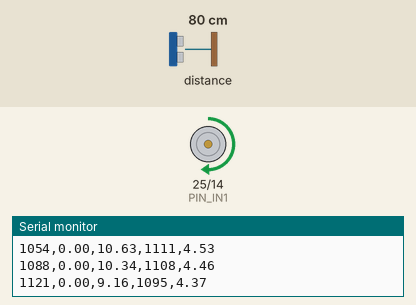
Recording of a sketch running on a simulated ESP32. Shown: motor-driver pin pairs drawn as motors (green arrow = first pin HIGH = forward, orange = second pin HIGH = backward, longer = more drive, scaled by the enable pin), the last lines printed to the serial monitor. The inputs (shaded band) are chosen by the test bench; at power-on: distance to the obstacle 80 cm.

Above: at 6.3 s.
6.4 s: distance to the obstacle set to 81 cm
At 6.82 s:
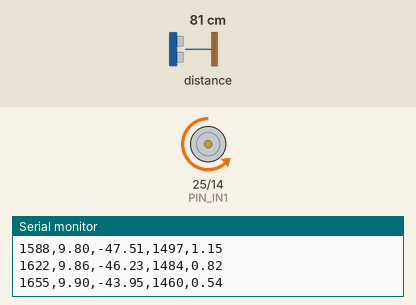
9.4 s: distance to the obstacle set to 2 cm
At 10.0 s:
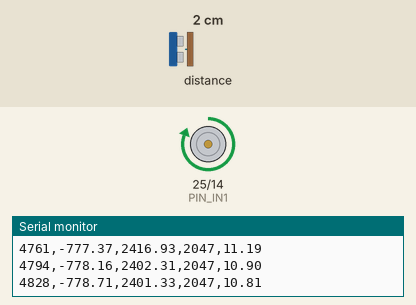
Timing chart, 0 to 36.6 s (numbered marks = the images above; inputs shaded):
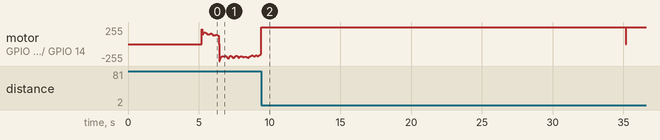

The sketch:

tcc.ino
```cpp
#include "sinal.h"
#include <Arduino.h>
#include <Wire.h>
#include <Adafruit_VL53L0X.h>

// controle de impressão
bool imprimindo = false;
unsigned long inicioTeste = 0;
const unsigned long TEMPO_TESTE = 30000;

// sensor
Adafruit_VL53L0X lox = Adafruit_VL53L0X();

// ponte h
const int PIN_IN1 = 25;
const int PIN_IN2 = 14;
const int PIN_ENA = 33;

// pwm
const int frequenciaPWM = 500;
const int resolucaoPWM = 11;
int pwmReal = 0;

// i2c
const int PIN_SDA = 21;
const int PIN_SCL = 22;

// posição
float posicaoAtual = 0.0;
float posicaoInicialZero = 0.0;
float posicaoFiltrada = 0.0;

// filtro
const float ALPHA_FILTRO = 0.3;

// pid
float Kp = 3.0;
float Ki = 0.1;
float Kd = 0.0;

float erroAnterior = 0.0;
float integral = 0.0;

const float LIMITE_INTEGRAL = 100.0;

// pwm útil do motor
const int PWM_MINIMO = 1000;
const int PWM_MAX = 2047;

// tolerância
const float ZONA_MORTA = 1.0;

// tempo do loop
unsigned long ultimoTempoLoop = 0;
const unsigned long INTERVALO_SISTEMA = 20;

// referência
int indiceReferencia = 0;
float referenciaAtual = 0.0;
int tam_referencia = TAMANHO_SINAL;

void setup() {

    Serial.begin(115200);

    Wire.begin(PIN_SDA, PIN_SCL);

    configurarPinos();
    configurarPWM_ESP32();

    inicializarLaser();

    calibrarPosicaoInicial();

    ultimoTempoLoop = millis();

    imprimindo = true;
    inicioTeste = millis();

    Serial.println("Tempo_ms,Posicao_mm,Controle,PWM_Real,Referencia_mm");
}

void loop() {

    unsigned long tempoAtual = millis();

    // loop fixo em 20 ms
    if (tempoAtual - ultimoTempoLoop >= INTERVALO_SISTEMA) {

        ultimoTempoLoop = tempoAtual;

        atualizarReferencia();

        processarPID(tempoAtual);
    }
}

void configurarPinos() {

    pinMode(PIN_IN1, OUTPUT);
    pinMode(PIN_IN2, OUTPUT);

    digitalWrite(PIN_IN1, LOW);
    digitalWrite(PIN_IN2, LOW);
}

void configurarPWM_ESP32() {

    ledcAttach(PIN_ENA, frequenciaPWM, resolucaoPWM);

    ledcWrite(PIN_ENA, 0);
}

void inicializarLaser() {

    delay(100);

    if (!lox.begin()) {

        while (1);
    }

    // leitura em 20 ms
    lox.setMeasurementTimingBudgetMicroSeconds(20000);
}

void calibrarPosicaoInicial() {

    pararMotor();

    float soma = 0;
    int amostras = 0;

    unsigned long start = millis();

    // média inicial
    while (millis() - start < 5000) {

        VL53L0X_RangingMeasurementData_t measure;

        lox.rangingTest(&measure, false);

        if (measure.RangeStatus != 4) {

            soma += measure.RangeMilliMeter;

            amostras++;
        }

        delay(20);
    }

    posicaoInicialZero =
        (amostras > 0) ?
        (soma / amostras) :
        0;

    posicaoFiltrada = 0;
}

void atualizarReferencia() {

    if (tam_referencia > 0) {

        referenciaAtual =
            sinal_referencia[indiceReferencia] * 1.0;

        indiceReferencia =
            (indiceReferencia + 1) % tam_referencia;
    }
}

void processarPID(unsigned long tempoAtual) {

    float dt = 0.02;

    VL53L0X_RangingMeasurementData_t measure;

    lox.rangingTest(&measure, false);

    if (measure.RangeStatus != 4) {

        // posição relativa ao zero
        float leituraBruta =
            measure.RangeMilliMeter - posicaoInicialZero;

        // filtro
        posicaoFiltrada =
            (ALPHA_FILTRO * leituraBruta) +
            ((1.0 - ALPHA_FILTRO) * posicaoFiltrada);

        posicaoAtual = posicaoFiltrada;

        // erro
        float erro =
            referenciaAtual - posicaoAtual;

        // pid
        float controle =
            calcularPID(erro, dt);

        // motor
        acionarMotor(controle, erro);

        // serial
        if (imprimindo) {

            unsigned long tempoRelativo =
                millis() - inicioTeste;

            Serial.print(tempoRelativo);
            Serial.print(",");

            Serial.print(posicaoAtual);
            Serial.print(",");

            Serial.print(controle);
            Serial.print(",");

            Serial.print(pwmReal);
            Serial.print(",");

            Serial.println(referenciaAtual);

            if (tempoRelativo >= TEMPO_TESTE) {

                imprimindo = false;

                pararMotor();
            }
        }

    } else {

        pararMotor();
    }
}

float calcularPID(float erro, float dt) {

    // proporcional
    float P = Kp * erro;

    // integral
    integral += erro * dt;

    integral =
        constrain(
            integral,
            -LIMITE_INTEGRAL,
            LIMITE_INTEGRAL
        );

    float I = Ki * integral;

    // derivativo
    float D =
        (erro - erroAnterior) / dt;

    erroAnterior = erro;

    return P + I + D;
}

void acionarMotor(float sinalControle, float erro) {

    // zona morta
    if (abs(erro) < ZONA_MORTA) {

        pararMotor();

        return;
    }

    // módulo do controle
    float absControle =
        abs(sinalControle);

    absControle =
        constrain(
            absControle,
            0.0,
            100.0
        );

    // conversão pra pwm
    int pwmValue =
        PWM_MINIMO +
        (int)(
            (absControle / 100.0) *
            (PWM_MAX - PWM_MINIMO)
        );

    pwmValue =
        constrain(
            pwmValue,
            PWM_MINIMO,
            PWM_MAX
        );

    pwmReal = pwmValue;

    // direção
    if (sinalControle > 0) {

        moverFrente(pwmValue);

    } else {

        moverTras(pwmValue);
    }
}

void moverFrente(int velocidade) {

    digitalWrite(PIN_IN1, HIGH);
    digitalWrite(PIN_IN2, LOW);

    ledcWrite(PIN_ENA, velocidade);
}

void moverTras(int velocidade) {

    digitalWrite(PIN_IN1, LOW);
    digitalWrite(PIN_IN2, HIGH);

    ledcWrite(PIN_ENA, velocidade);
}

void pararMotor() {

    digitalWrite(PIN_IN1, LOW);
    digitalWrite(PIN_IN2, LOW);

    ledcWrite(PIN_ENA, 0);

    pwmReal = 0;
}
```

Source omitted: sinal.h (19014 bytes)

Measured:
- the behaviour switches between 80 and 81 cm on distance to the obstacle (found by bisection; images 0 and 1)
